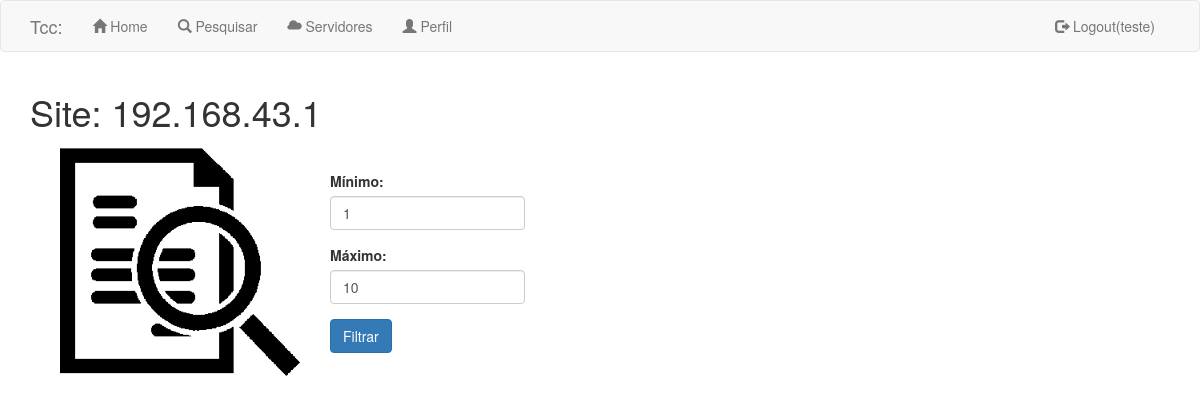
Screenshot of /imprimir_faixa/celular (signed in) with the database file from the repository.
### app/models.py (models this page shows, shortened)
class Usuario(UserMixin, db.Model):
    id = db.Column(db.Integer, primary_key=True)
    nome = db.Column(db.String(64), index=True, unique=True)
    email = db.Column(db.String(120), index=True, unique=True)
    password_hash = db.Column(db.String(128))
    last_seen = db.Column(db.DateTime, default=datetime.utcnow)
    resultados = db.relationship('Dados', backref='autor_usuario',
                                 lazy='dynamic')
    rel_servidor = db.relationship('Servidor', backref='rel_usuario',
                                   lazy='dynamic')

class Servidor(db.Model):
    id = db.Column(db.Integer, primary_key=True)
    nome = db.Column(db.String(140), unique=True)
    url = db.Column(db.String(255))
    ip = db.Column(db.String(25))
    scan = db.Column(db.String(10))
    usuario_id = db.Column(db.Integer, db.ForeignKey('usuario.id'))
    timestamp = db.Column(db.DateTime, index=True, default=datetime.utcnow)
    resultados = db.relationship('Dados', backref='autor_servidor',
                                 lazy='dynamic')

### app/routes.py (the view, shortened to what this page needs)
@app.route('/imprimir_faixa/<nome>', methods=['GET', 'POST'])
@login_required
def selecionar_faixa_imprimir(nome):
    form = NotaServidorForm()
    servidores = Servidor.query.filter_by(usuario_id=current_user.id,
                                          nome=nome)
    return render_template('imprimir_faixa.html', servidores=servidores,
                           form=form)

### app/forms.py
class NotaServidorForm(FlaskForm):
    minimo = StringField('Mínimo: ',
                         render_kw={"value": "1"},
                         validators=[DataRequired()])
    maximo = StringField('Máximo: ', render_kw={"value": "10"},
                         validators=[DataRequired()])
    submit = SubmitField('Filtrar', render_kw={"onclick": "clickLoad()"})

### app/models.py (called while the page is built)
@login.user_loader
def load_user(id):
    return Usuario.query.get(int(id))

### app/routes.py (called while the page is built)
@app.before_request
def before_request():
    if current_user.is_authenticated:
        current_user.last_seen = datetime.utcnow()
        db.session.commit()
    g.locale = str(get_locale())

### app/templates/imprimir_faixa.html
{% extends "base.html" %}
{% import 'bootstrap/wtf.html' as wtf %}
{% block app_content %}
{% for servidor in servidores %}
<table>
  <h1>Site:  {{servidor.url}}</h1>
  <tr>
    <td>
      <img class="editaImagem" style="width: 80%;" src="{{url_for('static', filename='img/nota.png')}}">
    </td>
    <td>
      {{ wtf.quick_form(form, button_map={'submit' : 'btn btn-primary'}) }}
    </td>
  </tr>
</table>
{% endfor %}
{% endblock %}

### app/templates/base.html (shortened to what this page needs)
{% extends 'bootstrap/base.html' %}
{% block styles %}
<link rel="stylesheet" href="{{ url_for('static', filename='css/meu.css')}}">
<link rel="stylesheet" href="{{ url_for('static', filename='css/bootstrap.css')}}">
<link rel="stylesheet" href="https://maxcdn.bootstrapcdn.com/bootstrap/3.3.7/css/bootstrap.min.css">
<link rel="stylesheet" href="//cdnjs.cloudflare.com/ajax/libs/morris.js/0.5.1/morris.css">
{% endblock %}
{% block navbar %}
<div class="corpo" id="corpo">
<nav class="navbar navbar-default">
    <div class="container">
        <div class="navbar-header">
        <a class="navbar-brand" href="{{ url_for('index') }}">Tcc:</a>
    </div>
    <div class="collapse navbar-collapse" id="bs-example-navbar-collapse-1">
        <ul class="nav navbar-nav">
            <li><a href="{{ url_for('index') }}"><span class="glyphicon glyphicon-home"></span> Home</a></li>
            {% if current_user.is_anonymous %}
                <li><a href="{{ url_for('login') }}"><span class="glyphicon glyphicon-log-in"></span> Login</a></li>
                <li><a href="{{ url_for('qr')}}"><span class="glyphicon glyphicon-qrcode"></span> Código QR</a></li>
            {% else %}
                <li><a href="{{ url_for('servidor') }}"><span class="glyphicon glyphicon-search"></span> Pesquisar</a></li>
                <li><a onclick="clickLoad()" href="{{ url_for('ver_servidor')}}"><span class="glyphicon glyphicon-cloud"></span> Servidores</a></li>
                <li><a href="{{ url_for('user', username=current_user.nome) }}"> <span class="glyphicon glyphicon-user"></span> Perfil</a></li>
            {% endif %}
        </ul>
        <ul class="nav navbar-nav navbar-right">
        {% if current_user.is_anonymous %}
        {% else %}
            <li><a href="{{ url_for('logout') }}"><span class="glyphicon glyphicon-log-out"></span> Logout({{ current_user.nome }})</a></li>
        {% endif %}
        </ul>
        </div>
    </div>
</nav>
{% endblock %}
{% block content %}
    <div class="container">
            {% block app_content %}{% endblock %}
    </div>
{% endblock %}
{% block scripts %}
  </div>
{% endblock %}

### app/static/css/meu.css (style rules this page uses)
.corpo { display: none; }
.editaImagem { display: block; margin-left: auto; margin-right: auto; }

### rows the page displays
Usuario: nome "teste"
Servidor: url "192.168.43.1", minimo "1", maximo "10"
